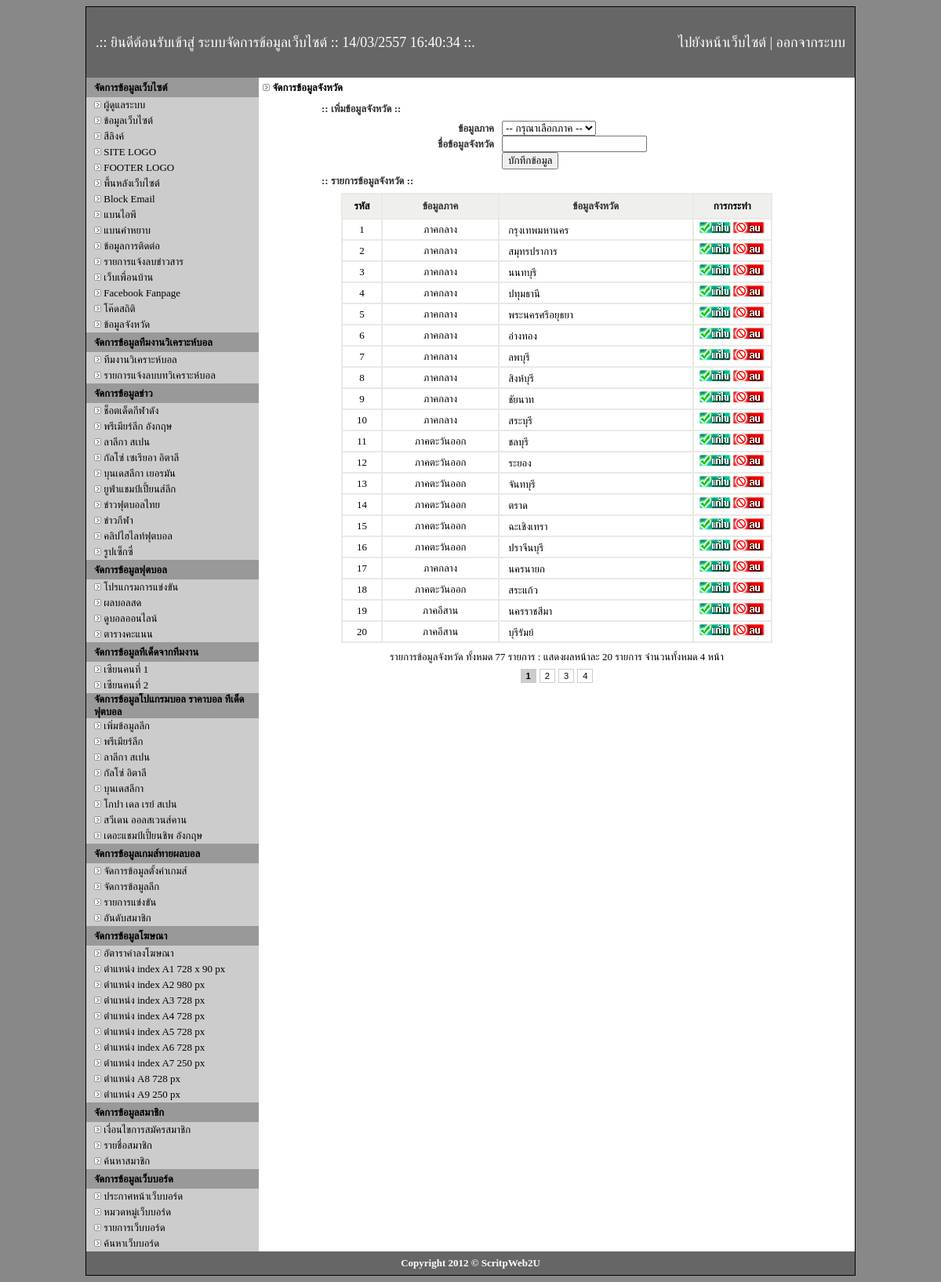
The app's page /admin/province.php (signed in) with its own data.
### tables this page shows
CREATE TABLE `category` (
  `id` int(2) NOT NULL auto_increment,
  `cate_name` varchar(255) NOT NULL,
  `title` text NOT NULL,
  `description` text NOT NULL,
  `keyword` text NOT NULL,
  PRIMARY KEY  (`id`)
);

CREATE TABLE `football` (
  `id` int(2) NOT NULL auto_increment,
  `name` varchar(255) NOT NULL,
  `title` text NOT NULL,
  `description` text NOT NULL,
  `keyword` text NOT NULL,
  `code` text NOT NULL,
  PRIMARY KEY  (`id`)
);

CREATE TABLE `zean_name` (
  `id` int(2) NOT NULL auto_increment,
  `name` varchar(100) NOT NULL,
  PRIMARY KEY  (`id`)
);

CREATE TABLE `league` (
  `id` int(2) NOT NULL auto_increment,
  `league` varchar(255) NOT NULL,
  `icon` varchar(100) NOT NULL,
  PRIMARY KEY  (`id`)
);

CREATE TABLE `province` (
  `PROVINCE_ID` int(5) NOT NULL auto_increment,
  `PROVINCE_CODE` varchar(2) NOT NULL,
  `PROVINCE_NAME` varchar(150) NOT NULL,
  `GEO_ID` int(5) NOT NULL default '0',
  PRIMARY KEY  (`PROVINCE_ID`)
);

CREATE TABLE `geography` (
  `GEO_ID` int(5) NOT NULL auto_increment,
  `GEO_NAME` varchar(255) NOT NULL,
  PRIMARY KEY  (`GEO_ID`)
);

### admin/province.php (the view, shortened to what the rows shown need)
<!DOCTYPE html PUBLIC "-//W3C//DTD XHTML 1.0 Transitional//EN" "http://www.w3.org/TR/xhtml1/DTD/xhtml1-transitional.dtd">
<html xmlns="http://www.w3.org/1999/xhtml">
<head>
</head>
<body>
<table width="980" border="0" align="center" cellpadding="0" cellspacing="1" bgcolor="#000000">
  <tr>
    <td><table width="980" border="0" align="center" cellpadding="0" cellspacing="0">
      <tr>
        <td bgcolor="#CCCCCC"><table width="980" border="0" align="center" cellpadding="0" cellspacing="0">
            <tr>
              <td width="220" align="center" valign="top"><? include "menu.php"; ?></td>
              <td width="760" align="center" valign="top" bgcolor="#FFFFFF"><table width="750" border="0" align="center" cellpadding="0" cellspacing="0">
                  <tr>
                    <td><table width="600" border="0" align="center" cellpadding="0" cellspacing="0">
                      <tr>
                        <td><table width="550" border="1" align="center" cellpadding="0" cellspacing="0" bordercolor="#E9E9E6">
                            <?
		$strSQL = "SELECT * FROM province";
		$Per_Page = 20;
		$Page = $_GET["Page"];
		if(!$_GET["Page"])
		{
			$Page=1;
		}
		$Page_Start = (($Per_Page*$Page)-$Per_Page);
		$strSQL .=" order  by PROVINCE_ID asc LIMIT $Page_Start , $Per_Page";
		$objQuery  = mysql_query($strSQL);
		while($objResult = mysql_fetch_row($objQuery)){
?>
                            <tr>
                              <td width="50" height="25" align="center"><font size="2">
                                <?=$objResult[0];?>
                              </font> </td>
                              <td width="150" height="25" align="center"><font size="2">
                                <?
					  $sgo="SELECT * FROM `geography` WHERE GEO_ID='$objResult[3]'";
					  $rego=mysql_query($sgo) or die("ERROR $sgo");
					  $rgo=mysql_fetch_row($rego);
					  echo $rgo[1];
					  ?>
                              </font></td>
                              <td width="250" height="25" align="left">&nbsp;&nbsp;<font size="2">
                                <?=$objResult[2];?>
                              </font></td>
                              <td width="100" align="center"><font size="2"><a href="edit-province.php?id=<?=$objResult[0];?>"><img src="images/edit.gif" width="40" height="15" border="0" /> </a><a href="del-province.php?id=<?=$objResult[0];?>" onclick="javascript:if(!confirm('ท่านต้องการลบข้อมูลจริงหรือไม่')){return false;}"> <img src="images/del.gif" width="40" height="15" border="0" /></a></font></td>
                            </tr>
                            <? } ?>
                        </table></td>
                      </tr>
                    </table></td>
                  </tr>
                </table></td>
            </tr>
        </table></td>
      </tr>
    </table></td>
  </tr>
</table>
</body>
</html>

### admin/menu.php (shortened to what the rows shown need)
<table width="220" border="0" align="center" cellpadding="0" cellspacing="0">
  <tr>
    <td><table width="220" border="0" align="center" cellpadding="0" cellspacing="0">
      <?
$stab="select id, cate_name from category order by id asc";
$retab=mysql_query($stab) or die("ERROR $stab");
while($rtab=mysql_fetch_row($retab)){
?>
      <tr>
        <td height="20"><table width="200" border="0" align="center" cellpadding="0" cellspacing="0">
            <tr>
              <td align="left"><font size="2"><img src="../img/icon_bullet_arrow_small.gif" width="9" height="9" /> <a href="all-main-category.php?cate_id=<?=$rtab[0];?>">
                <?=$rtab[1];?>
              </a></font></td>
            </tr>
        </table></td>
      </tr>
      <? } ?>
    </table></td>
  </tr>
  <tr>
    <td><table width="220" border="0" align="center" cellpadding="0" cellspacing="0">
        <tr>
          <td height="20"><table width="200" border="0" align="center" cellpadding="0" cellspacing="0">
<?
$sball="select id, name from football order by id asc";
$reball=mysql_query($sball) or die("ERROR $sball");
while($rball=mysql_fetch_row($reball)){
?>
              <tr>
                <td height="20" align="left"><font size="2"><img src="../img/icon_bullet_arrow_small.gif" width="9" height="9" /> <a href="football.php?id=<?=$rball[0];?>">
                  <?=$rball[1];?>
                </a></font></td>
              </tr>
<? } ?>
          </table></td>
        </tr>
      </table></td>
  </tr>
  <tr>
    <td><table width="220" border="0" align="center" cellpadding="0" cellspacing="0">
      <tr>
        <td height="20"><table width="200" border="0" align="center" cellpadding="0" cellspacing="0">
<?
$szean="select * from zean_name order by id asc";
$rezean=mysql_query($szean) or die("ERROR $szean");
while($rzean=mysql_fetch_row($rezean)){
?>
          <tr>
            <td height="20" align="left"><font size="2"><img src="../img/icon_bullet_arrow_small.gif" width="9" height="9" /> <a href="tded-zean.php?zean_id=<?=$rzean[0];?>"><?=$rzean[1];?></a></font></td>
          </tr>
          <? } ?>
        </table></td>
      </tr>
    </table></td>
  </tr>
  <tr>
    <td><table width="220" border="0" align="center" cellpadding="0" cellspacing="0">
      <?
$ssco="select id, league from league order by id asc";
$resco=mysql_query($ssco) or die("ERROR $ssco");
while($rsco=mysql_fetch_row($resco)){
?>
      <tr>
        <td height="20"><table width="200" border="0" align="center" cellpadding="0" cellspacing="0">
          <tr>
            <td align="left"><font size="2"><img src="../img/icon_bullet_arrow_small.gif" width="9" height="9" /> <a href="t-ded.php?l_id=<?=$rsco[0];?>">
              <?=$rsco[1];?>
            </a></font></td>
          </tr>
        </table></td>
      </tr>
      <? } ?>
    </table></td>
  </tr>
</table>

### records on screen
category: cate_name "ช็อตเด็ดกีฬาดัง"
category: cate_name "พรีเมียร์ลีก อังกฤษ"
category: cate_name "ลาลีกา สเปน"
category: cate_name "กัลโซ่ เซเรียอา อิตาลี"
category: cate_name "บุนเดสลีกา เยอรมัน"
category: cate_name "ยูฟ่าแชมป์เปี้ยนส์ลีก"
category: cate_name "ข่าวฟุตบอลไทย"
category: cate_name "ข่าวกีฬา"
category: cate_name "คลิปไฮไลท์ฟุตบอล"
category: cate_name "รูปเซ็กซี่"
football: name "โปรแกรมการแข่งขัน"
football: name "ผลบอลสด"
football: name "ดูบอลออนไลน์"
football: name "ตารางคะแนน"
zean_name: name "เซียนคนที่ 1"
zean_name: name "เซียนคนที่ 2"
league: league "พรีเมียร์ลีก"
league: league "ลาลีกา สเปน"
league: league "กัลโซ่ อิตาลี"
league: league "บุนเดสลีกา"
league: league "โกปา เดล เรย์ สเปน"
league: league "สวีเดน ออลสเวนส์คาน"
league: league "เดอะแชมป์เปี้ยนชิพ อังกฤษ"
province: PROVINCE_ID "1", GEO_ID.GEO_NAME "ภาคกลาง", PROVINCE_NAME "กรุงเทพมหานคร"
province: PROVINCE_ID "2", GEO_ID.GEO_NAME "ภาคกลาง", PROVINCE_NAME "สมุทรปราการ"
province: PROVINCE_ID "3", GEO_ID.GEO_NAME "ภาคกลาง", PROVINCE_NAME "นนทบุรี"
province: PROVINCE_ID "4", GEO_ID.GEO_NAME "ภาคกลาง", PROVINCE_NAME "ปทุมธานี"
province: PROVINCE_ID "5", GEO_ID.GEO_NAME "ภาคกลาง", PROVINCE_NAME "พระนครศรีอยุธยา"
province: PROVINCE_ID "6", GEO_ID.GEO_NAME "ภาคกลาง", PROVINCE_NAME "อ่างทอง"
province: PROVINCE_ID "7", GEO_ID.GEO_NAME "ภาคกลาง", PROVINCE_NAME "ลพบุรี"
province: PROVINCE_ID "8", GEO_ID.GEO_NAME "ภาคกลาง", PROVINCE_NAME "สิงห์บุรี"
province: PROVINCE_ID "9", GEO_ID.GEO_NAME "ภาคกลาง", PROVINCE_NAME "ชัยนาท"
province: PROVINCE_ID "10", GEO_ID.GEO_NAME "ภาคกลาง", PROVINCE_NAME "สระบุรี"
province: PROVINCE_ID "11", GEO_ID.GEO_NAME "ภาคตะวันออก", PROVINCE_NAME "ชลบุรี"
province: PROVINCE_ID "12", GEO_ID.GEO_NAME "ภาคตะวันออก", PROVINCE_NAME "ระยอง"
province: PROVINCE_ID "13", GEO_ID.GEO_NAME "ภาคตะวันออก", PROVINCE_NAME "จันทบุรี"
province: PROVINCE_ID "14", GEO_ID.GEO_NAME "ภาคตะวันออก", PROVINCE_NAME "ตราด"
province: PROVINCE_ID "15", GEO_ID.GEO_NAME "ภาคตะวันออก", PROVINCE_NAME "ฉะเชิงเทรา"
province: PROVINCE_ID "16", GEO_ID.GEO_NAME "ภาคตะวันออก", PROVINCE_NAME "ปราจีนบุรี"
province: PROVINCE_ID "17", GEO_ID.GEO_NAME "ภาคกลาง", PROVINCE_NAME "นครนายก"
province: PROVINCE_ID "18", GEO_ID.GEO_NAME "ภาคตะวันออก", PROVINCE_NAME "สระแก้ว"
province: PROVINCE_ID "19", GEO_ID.GEO_NAME "ภาคอีสาน", PROVINCE_NAME "นครราชสีมา"
province: PROVINCE_ID "20", GEO_ID.GEO_NAME "ภาคอีสาน", PROVINCE_NAME "บุรีรัมย์"

### other values on screen
$Num_Rows "77"
$Per_Page "20"
$Num_Pages "4"
